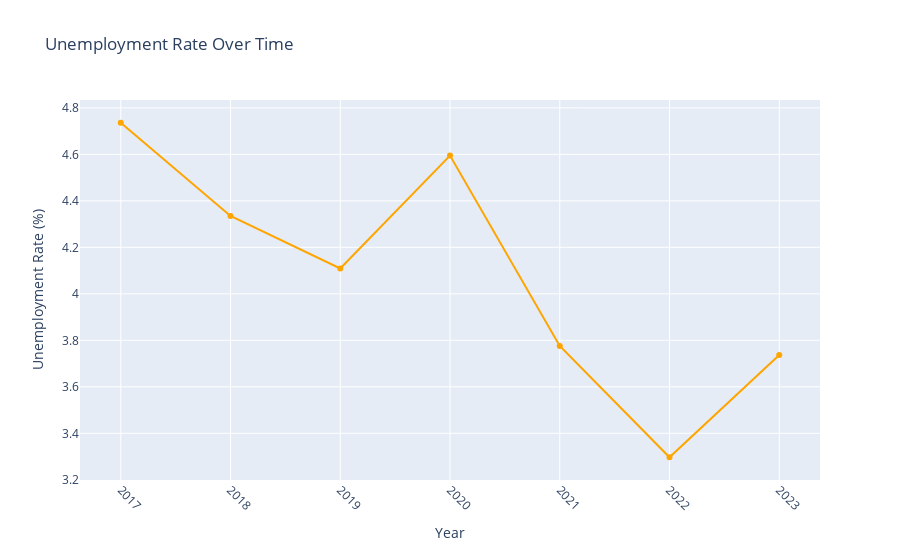

This figure's notebook cell:
### Code cell
trace = go.Scatter(x=df['date'], y=df['unemployment rate'], mode='lines+markers', marker=dict(color='orange'), name='Unemployment Rate')

# Create layout
layout = go.Layout(title='Unemployment Rate Over Time',
                   xaxis=dict(title='Year', tickangle=45),
                   yaxis=dict(title='Unemployment Rate (%)'),
                   legend=dict(x=0.01, y=0.99, bordercolor='black', borderwidth=1))

# Create figure and plot
fig = go.Figure(data=[trace], layout=layout)

# Show plot
fig.show()

### Figure 1 — Plotly figure (JSON) as saved in the notebook; plotly's stock layout.template omitted (floating-point values rounded to 4 significant figures)
{"data": [{"marker": {"color": "orange"}, "mode": "lines+markers", "name": "Unemployment Rate", "type": "scatter", "x": [2023, 2022, 2021, 2020, 2019, 2018, 2017], "y": [3.737, 3.297, 3.776, 4.595, 4.109, 4.335, 4.736]}], "layout": {"legend": {"bordercolor": "black", "borderwidth": 1, "x": 0.01, "y": 0.99}, "title": {"text": "Unemployment Rate Over Time"}, "xaxis": {"tickangle": 45, "title": {"text": "Year"}}, "yaxis": {"title": {"text": "Unemployment Rate (%)"}}}}
